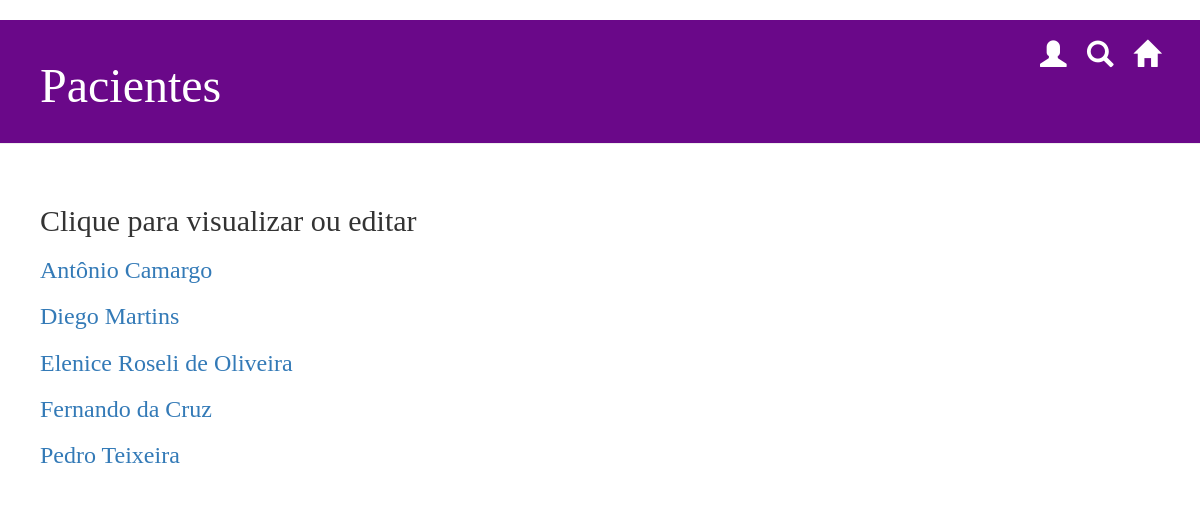
/paciente/lista_pacientes, run on an earlier commit of the app's database.
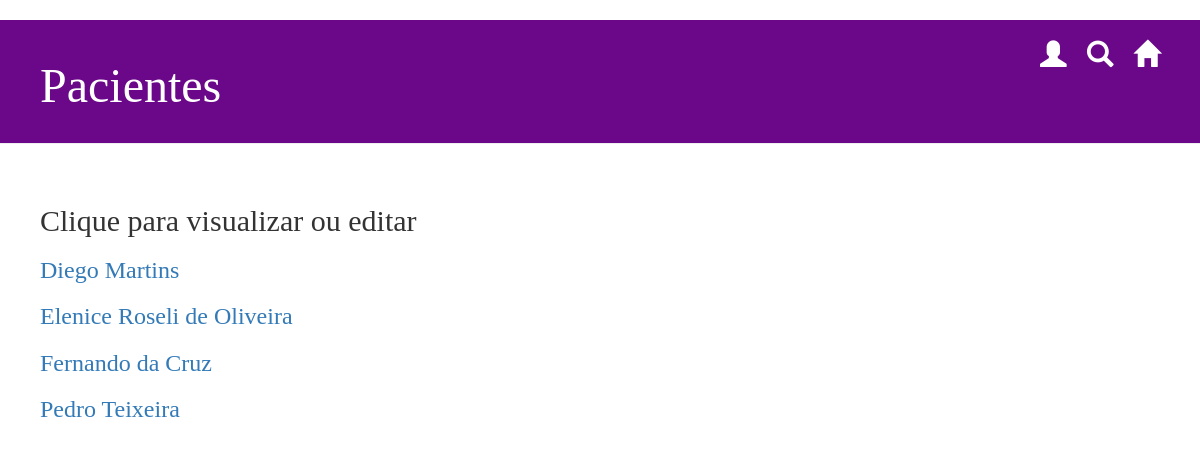
And on a later commit of the database.
### transplante/models.py (models this page shows)
class Pessoa (models.Model):
		nome = models.CharField(max_length=200, default = '', verbose_name='Nome')
		telefone = models.CharField(max_length=15, default = '', verbose_name='Telefone')
		cpf = models.CharField(max_length=11, default = '', verbose_name='CPF')
		email = models.CharField(max_length=100, default = '', verbose_name='e-Mail')
		data_nasc = models.CharField(max_length=10, default = '', verbose_name='Data de Nascimento')

class Paciente (Pessoa):
		tipo_sanguineo = models.CharField(max_length=3, default = '', verbose_name='Tipo Sanguíneo')
		orgao = models.CharField(max_length=20, default = '', verbose_name='Órgão')
		alergia = models.CharField(max_length=100, default = '', verbose_name='Alergias')
		doenca_preexist = models.CharField(max_length=100, default = '', verbose_name='Doença Pré-existente')

class Pessoa (models.Model):
		nome = models.CharField(max_length=200, default = '', verbose_name='Nome')
		telefone = models.CharField(max_length=15, default = '', verbose_name='Telefone')
		cpf = models.CharField(max_length=11, default = '', verbose_name='CPF')
		email = models.CharField(max_length=100, default = '', verbose_name='e-Mail')
		data_nasc = models.CharField(max_length=10, default = '', verbose_name='Data de Nascimento')

### transplante/views.py (the view)
# urls.py: path('paciente/lista_pacientes', views.lista_pacientes, name='lista_pacientes'),
def lista_pacientes(request):
	pacientes = Paciente.objects.order_by('nome').all()
	return render(request, 'transplante/lista_pacientes.html', {'pacientes': pacientes})

### transplante/templates/transplante/lista_pacientes.html (shortened to what this page needs)
{% load staticfiles %}
<html>
    <head>
       <link rel="stylesheet" href="//maxcdn.bootstrapcdn.com/bootstrap/3.2.0/css/bootstrap.min.css">
      <link rel="stylesheet" href="//maxcdn.bootstrapcdn.com/bootstrap/3.2.0/css/bootstrap-theme.min.css">
       <link rel="stylesheet" href="{% static 'css/home.css' %}">
<div class="page-header">
			<a href="/" class="top-menu"><span class="glyphicon glyphicon-home"></span></a>
			<a href="/" class="top-menu"><span class="glyphicon glyphicon-search"></span></a>
			<a href="/" class="top-menu"><span class="glyphicon glyphicon-user"></span></a>
            <h1>Pacientes</h1>
        </div>
</head> <body>
<div class="content container">
    <div class="row">
<h2>Clique para visualizar ou editar</h2>
            {% for paciente in pacientes %}
                <div class=“paciente”>
                    <h3><a href="{% url 'pacientes_detail' pk=paciente.pk %}">{{ paciente.nome }}</a></h3>
                </div>
            {% endfor %}
        </div>
    </div>
</body>
</html>

### transplante/static/css/home.css (style rules this page uses)
.page-header { background-color: #6A0889; margin-top: 0; padding: 20px 20px 20px 40px; }
.page-header h1, .page-header h1 a, .page-header h1 a:visited, .page-header h1 a:active { color: #ffffff; font-size: 36pt; text-decoration: none; }
.content { margin-left: 40px; }
h1, h2, h3, h4 { font-family: 'Georgia'; }
.top-menu, .top-menu:hover, .top-menu:visited { color: #ffffff; float: right; font-size: 20pt; margin-right: 20px; }

What changed in the data, as far as the page shows it:
removed Paciente: nome "Antônio Camargo"
